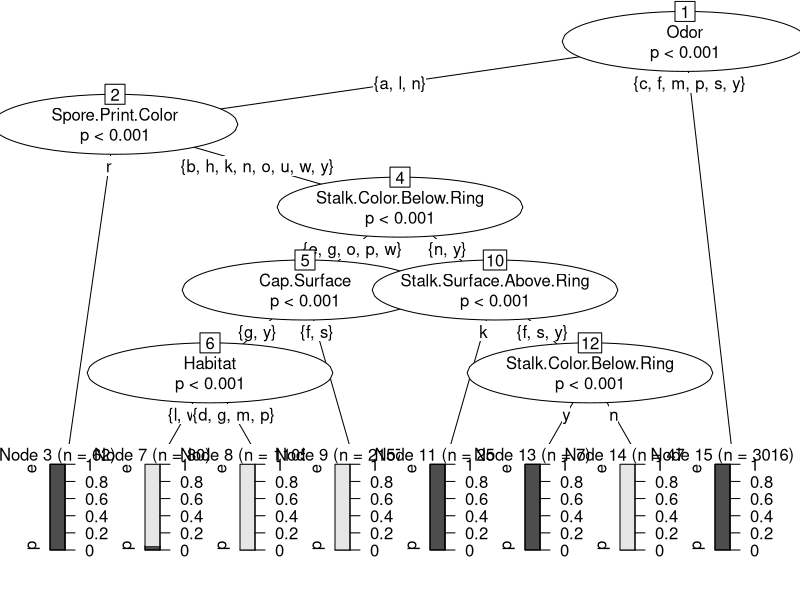

Source code (R):
#read in data
df <- read.table("agaricus-lepiota.data", fileEncoding="UTF-8", sep=",", header=FALSE)

#added headers to dataframe
colnames(df) <- c("Classes","Cap.Shape","Cap.Surface","Cap.Color","Bruises","Odor",
                  "Gill.Attachment","Gill.Spacing","Gill.Size","Gill.Color","Stalk.Shape",
                  "Stalk.Root","Stalk.Surface.Above.Ring","Stalk.Surface.Below.Ring",
                  "Stalk.Color.Above.Ring","Stalk.Color.Below.Ring","Veil.Type","Veil.Color",
                  "Ring.Number","Ring.Type","Spore.Print.Color","Population","Habitat")

# Function to get unique values for each column
get_unique_values <- function(column) {
  unique_values <- unique(column)
}

lapply(df, get_unique_values)

#removed the column Stalk.root because had over 2.5k missing values
df = subset(df, select = -c(Stalk.Root))

#veil.type only has a single value so its of no use so deleted column
df = subset(df, select = -c(Veil.Type))

#all variables are initally set to chr and we need them as factors for the decision tree
factorDf <- df
factorDf <- as.data.frame(unclass(df), stringsAsFactors = TRUE)

#split data into train and test
index <- sample(1:nrow(factorDf), round(0.8 * nrow(factorDf)))
train <- factorDf[index,]
test <- factorDf[-index,]

#formula for y based on all variables of dataframe
fmla <- Classes~Cap.Shape+Cap.Surface+Cap.Color+Bruises+Odor+Gill.Attachment+Gill.Spacing+Gill.Size+Gill.Color+Stalk.Shape+Stalk.Surface.Above.Ring+Stalk.Surface.Below.Ring+Stalk.Color.Above.Ring+Stalk.Color.Below.Ring+Veil.Color+Ring.Number+Ring.Type+Spore.Print.Color+Population+Habitat

#package for decision tree
install.packages("party")
library(party)

#make decision tree from party library
tree<-ctree(fmla, data=train)

#plots the tree
plot(tree)

#shows confusion matrix of tree
pred <- predict(tree, test)
cm <- table(pred, test$Classes)
cm
